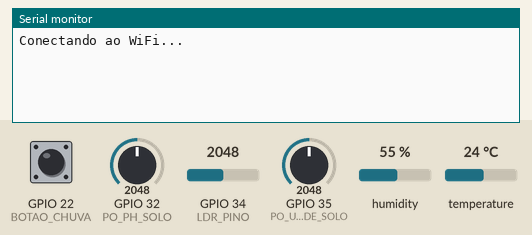
Recording of a sketch running on a simulated ESP32. Shown: the last lines printed to the serial monitor. Inputs (shaded band) come from the test bench; at power-on: humidity 55 %, GPIO 32 (PO_PH_SOLO) = 2048, GPIO 22 (BOTAO_CHUVA) HIGH, GPIO 34 (LDR_PINO) = 2048, GPIO 35 (PO_UMIDADE_SOLO) = 2048, temperature 24 °C. WiFi joins after 1.5 s; servers stay silent unless stated; uploads are accepted with an empty reply; the local clock reads 2024-03-15 10:24:30 at power-on unless the sketch sets it.

Above: at 1.2 s.
1.3 s: humidity set to 22 %
At 2.0 s:
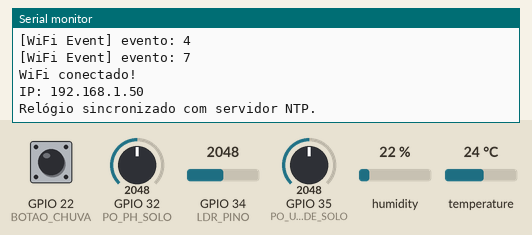
3.0 s: GPIO 32 (PO_PH_SOLO) set to 2866
At 5.6 s:
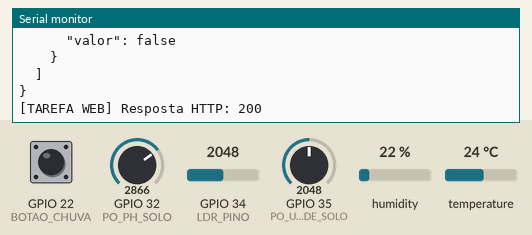
6.5 s: GPIO 22 (BOTAO_CHUVA) pulled LOW for 0.15 s
At 6.9 s:
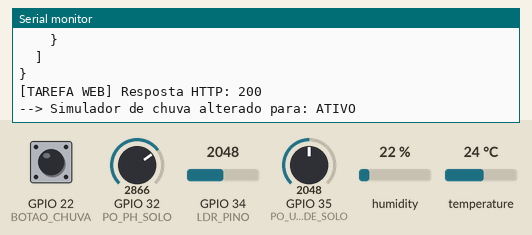
11.5 s: GPIO 34 (LDR_PINO) set to 2866
At 12.5 s:
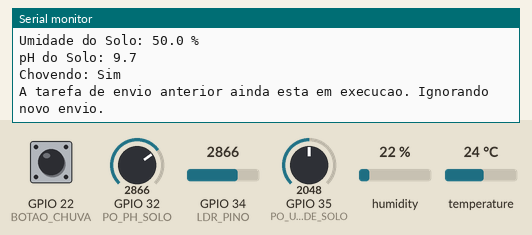
13.0 s: GPIO 22 (BOTAO_CHUVA) pulled LOW for 1 s
At 14.3 s:
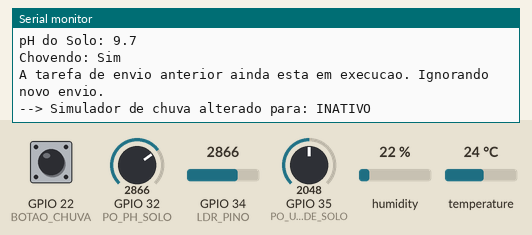
15.5 s: GPIO 35 (PO_UMIDADE_SOLO) set to 2866
At 16.0 s:
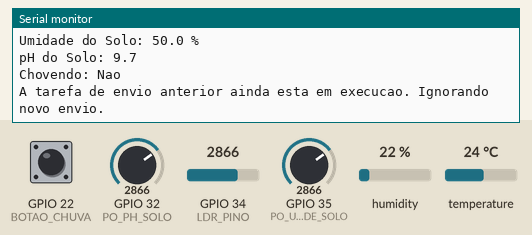
Timing chart, 0 to 18.0 s (numbered marks = the images above; inputs shaded):
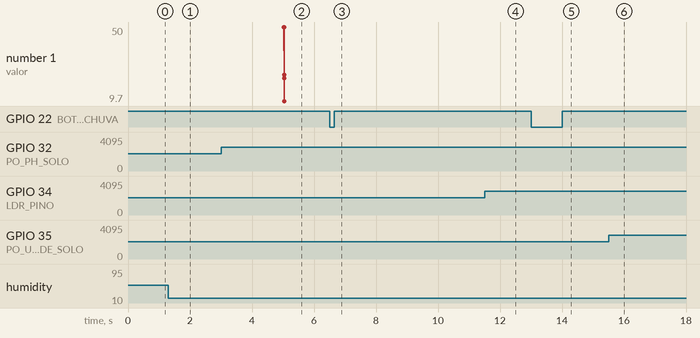

Measured:
- after the input at 3.0 s, the serial monitor: prints a new line after 2.0 s (image 2)
- after the input at 6.5 s, the serial monitor: prints a new line at once (image 3)
- after the input at 13.0 s, the serial monitor: prints a new line at once (image 5)

The sketch:

sketch.ino
```cpp
#include <WiFi.h>
#include <HTTPClient.h>
#include <ArduinoJson.h>
#include <DHT.h>
#include "time.h"

// --- CONFIGURAÇÕES DE REDE ---
#define WIFI_SSID "Wokwi-GUEST"
#define WIFI_PASSWORD ""
#define RECONNECT_INTERVAL_MS 5000

// --- CONFIGURAÇÕES NTP ---
const char* ntpServer = "pool.ntp.org";
const long  gmtOffset_sec = -3 * 3600; // Fuso Horário GMT-3 (Brasília)
const int   daylightOffset_sec = 0;    // Sem horário de verão

// --- PINOS E SENSORES ---
#define BOTAO_CHUVA 22
#define LDR_PINO 34
#define DHT_PINO 19
#define DHT_TIPO DHT22
#define PO_UMIDADE_SOLO 35
#define PO_PH_SOLO 32

// --- INTERVALOS E CONSTANTES ---
#define INTERVALO_COLETA_MS 5000
#define JSON_DOC_SIZE 512

// --- INICIALIZAÇÃO DOS COMPONENTES ---
DHT dht(DHT_PINO, DHT_TIPO);

// --- ESTRUTURA PARA PASSAR DADOS PARA A TAREFA WEB ---
struct SensorDataPayload {
  int16_t luminosidade_x10;
  int16_t temperatura_x10;
  int16_t umidade_x10;
  int16_t umidadeSolo_x10;
  int16_t phSolo_x10;
  bool simuladorChuva;
};

// --- VARIÁVEIS GLOBAIS OTIMIZADAS ---
unsigned long ultimoTempoColeta = 0;
bool chovendo = false;
bool ultimoEstadoBotao = HIGH;
unsigned long ultimoTempoDebounce = 0;
TaskHandle_t tarefaEnvioHandle = NULL;
TimerHandle_t wifiReconnectTimer;

// Protótipos de Funções
void conectarWiFi();
void tarefaEnvioWebService(void *parametros);
void WiFiEvent(WiFiEvent_t event);


void setup() {
  Serial.begin(115200);
  wifiReconnectTimer = xTimerCreate("wifiTimer", pdMS_TO_TICKS(RECONNECT_INTERVAL_MS), pdFALSE, (void*)0, [](TimerHandle_t xTimer){ conectarWiFi(); });

  pinMode(BOTAO_CHUVA, INPUT_PULLUP);
  pinMode(LDR_PINO, INPUT);
  pinMode(PO_UMIDADE_SOLO, INPUT);
  pinMode(PO_PH_SOLO, INPUT);

  dht.begin();

  WiFi.onEvent(WiFiEvent);
  conectarWiFi();
}

void loop() {
  bool estadoAtualBotao = digitalRead(BOTAO_CHUVA);
  if (estadoAtualBotao == LOW && ultimoEstadoBotao == HIGH) {
    if ((millis() - ultimoTempoDebounce) > INTERVALO_COLETA_MS) {
      chovendo = !chovendo; // Inverte o estado da chuva
      Serial.printf("--> Simulador de chuva alterado para: %s\n", chovendo ? "ATIVO" : "INATIVO");
      ultimoTempoDebounce = millis();
    }
  }
  ultimoEstadoBotao = estadoAtualBotao;

  if (millis() - ultimoTempoColeta >= INTERVALO_COLETA_MS) {
    ultimoTempoColeta = millis();
    int16_t luminosidade = map(analogRead(LDR_PINO), 0, 4095, 1000, 0);
    int16_t tempInt = (int16_t)(dht.readTemperature() * 10);
    int16_t umidInt = (int16_t)(dht.readHumidity() * 10);
    int16_t umidadeSolo = map(analogRead(PO_UMIDADE_SOLO), 0, 4095, 0, 1000);
    int16_t phSolo = map(analogRead(PO_PH_SOLO), 0, 4095, 0, 140);

    Serial.println("\n--- Nova Leitura ---");
    Serial.printf("Luminosidade: %.1f %%\n", luminosidade / 10.0);
    Serial.printf("Temperatura: %.1f *C\n", tempInt / 10.0);
    Serial.printf("Umidade do Ar: %.1f %%\n", umidInt / 10.0);
    Serial.printf("Umidade do Solo: %.1f %%\n", umidadeSolo / 10.0);
    Serial.printf("pH do Solo: %.1f\n", phSolo / 10.0);
    Serial.printf("Chovendo: %s\n", chovendo ? "Sim" : "Nao");

    if (isnan(tempInt / 10.0) || isnan(umidInt / 10.0)) {
      Serial.println("Falha na leitura do sensor DHT!");
      return;
    }

    SensorDataPayload* payload = new SensorDataPayload{
      luminosidade, tempInt, umidInt, umidadeSolo, phSolo, chovendo
    };

    if (tarefaEnvioHandle == NULL || eTaskGetState(tarefaEnvioHandle) == eDeleted) {
        xTaskCreate(tarefaEnvioWebService, "WebServiceTask", 8192, (void*)payload, 1, &tarefaEnvioHandle);
    } else {
        Serial.println("A tarefa de envio anterior ainda esta em execucao. Ignorando novo envio.");
        delete payload;
    }
  }
}

void conectarWiFi() {
    Serial.println("Conectando ao WiFi...");
    WiFi.begin(WIFI_SSID, WIFI_PASSWORD);
}

void WiFiEvent(WiFiEvent_t event) {
    Serial.printf("[WiFi Event] evento: %d\n", event);

    switch(event) {
        case ARDUINO_EVENT_WIFI_STA_GOT_IP:
            Serial.println("WiFi conectado!");
            Serial.print("IP: ");
            Serial.println(WiFi.localIP());

            configTime(gmtOffset_sec, daylightOffset_sec, ntpServer);
            Serial.println("Relógio sincronizado com servidor NTP.");

            if (xTimerIsTimerActive(wifiReconnectTimer)) {
                xTimerStop(wifiReconnectTimer, 0);
            }
            break;

        case ARDUINO_EVENT_WIFI_STA_DISCONNECTED:
            Serial.println("WiFi desconectado. Tentando reconectar...");
            xTimerStart(wifiReconnectTimer, 0);
            break;

        default:
            break;
    }
}

void tarefaEnvioWebService(void *parametros) {
  SensorDataPayload* dados = (SensorDataPayload*)parametros;

  if (WiFi.status() == WL_CONNECTED) {
    HTTPClient http;
    http.begin("https://newsfacd.herokuapp.com/journeybuilder/success");
    http.setTimeout(15000);
    http.addHeader("Content-Type", "application/json");

    StaticJsonDocument<JSON_DOC_SIZE> doc;
    doc["sensor"] = "ESP32_Otimizado";

    struct tm timeinfo;
    if (getLocalTime(&timeinfo)) {
        char timestamp[32];
        strftime(timestamp, sizeof(timestamp), "%Y-%m-%dT%H:%M:%SZ", &timeinfo);
        doc["timestamp"] = timestamp;
    } else {
        doc["timestamp"] = "1970-01-01T00:00:00Z";
    }

    JsonArray leituras = doc.createNestedArray("leituras");

    JsonObject luzObj = leituras.createNestedObject();
    luzObj["item"] = "luminosidade";
    luzObj["valor"] = dados->luminosidade_x10 / 10.0;

    JsonObject tempObj = leituras.createNestedObject();
    tempObj["item"] = "temperatura";
    tempObj["valor"] = dados->temperatura_x10 / 10.0;

    JsonObject umidObj = leituras.createNestedObject();
    umidObj["item"] = "umidade";
    umidObj["valor"] = dados->umidade_x10 / 10.0;

    JsonObject umidadeSoloObj = leituras.createNestedObject();
    umidadeSoloObj["item"] = "umidade_solo";
    umidadeSoloObj["valor"] = dados->umidadeSolo_x10 / 10.0;

    JsonObject phObj = leituras.createNestedObject();
    phObj["item"] = "ph";
    phObj["valor"] = dados->phSolo_x10 / 10.0;

    JsonObject chuvaObj = leituras.createNestedObject();
    chuvaObj["item"] = "chovendo";
    chuvaObj["valor"] = dados->simuladorChuva;

    char httpRequestData[JSON_DOC_SIZE];
    serializeJsonPretty(doc, httpRequestData, sizeof(httpRequestData));

    Serial.println("\n[TAREFA WEB] Enviando JSON:");
    Serial.println(httpRequestData);

    int httpResponseCode = http.POST(httpRequestData);

    if (httpResponseCode > 0) {
      Serial.printf("[TAREFA WEB] Resposta HTTP: %d\n", httpResponseCode);
    } else {
      Serial.printf("[TAREFA WEB] Falha na requisicao: %s\n", http.errorToString(httpResponseCode).c_str());
    }
    http.end();
  } else {
    Serial.println("[TAREFA WEB] Sem WiFi. Envio cancelado.");
  }

  delete dados;
  vTaskDelete(NULL);
}
```
